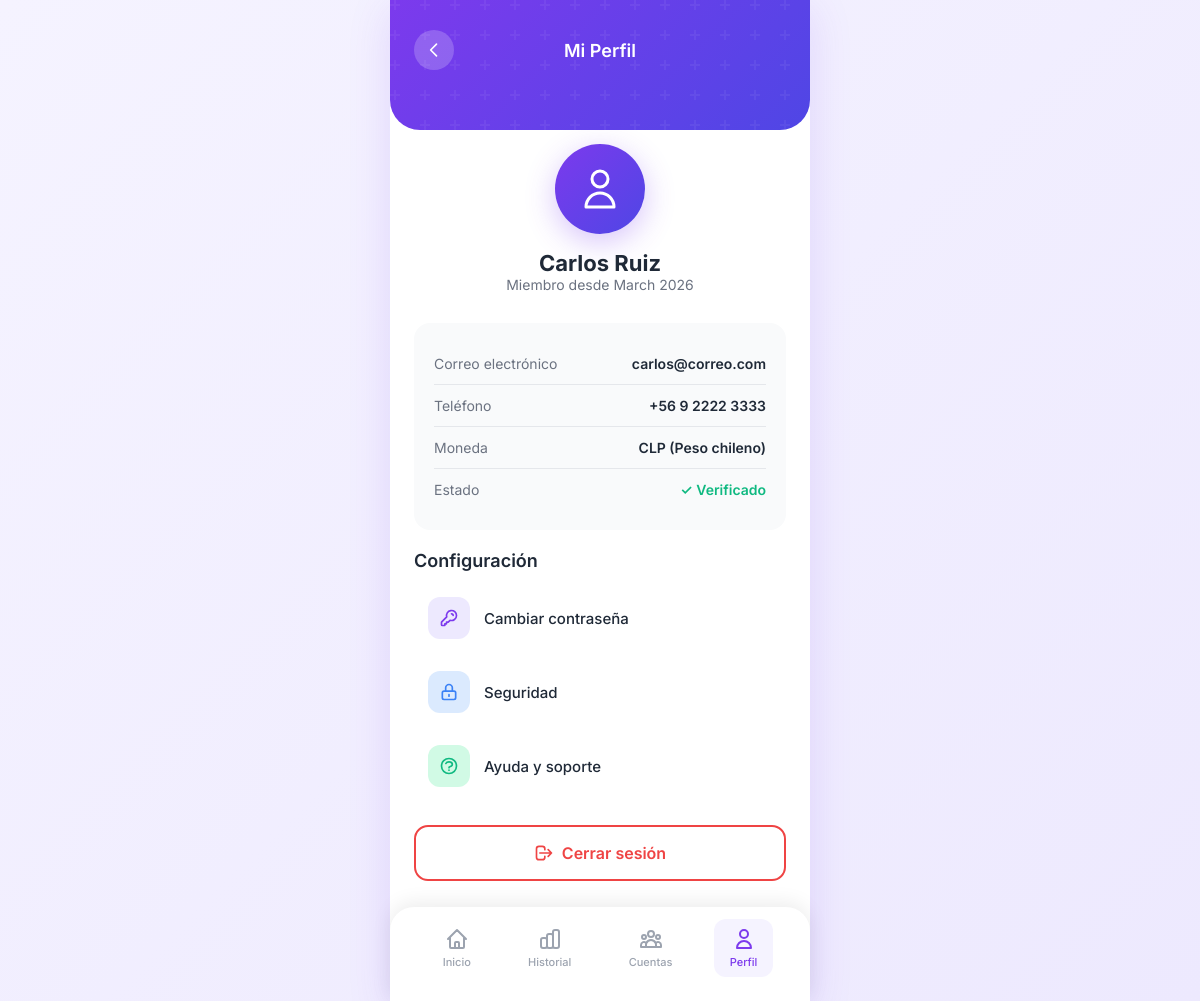
The page /perfil/ on the database as committed earlier.
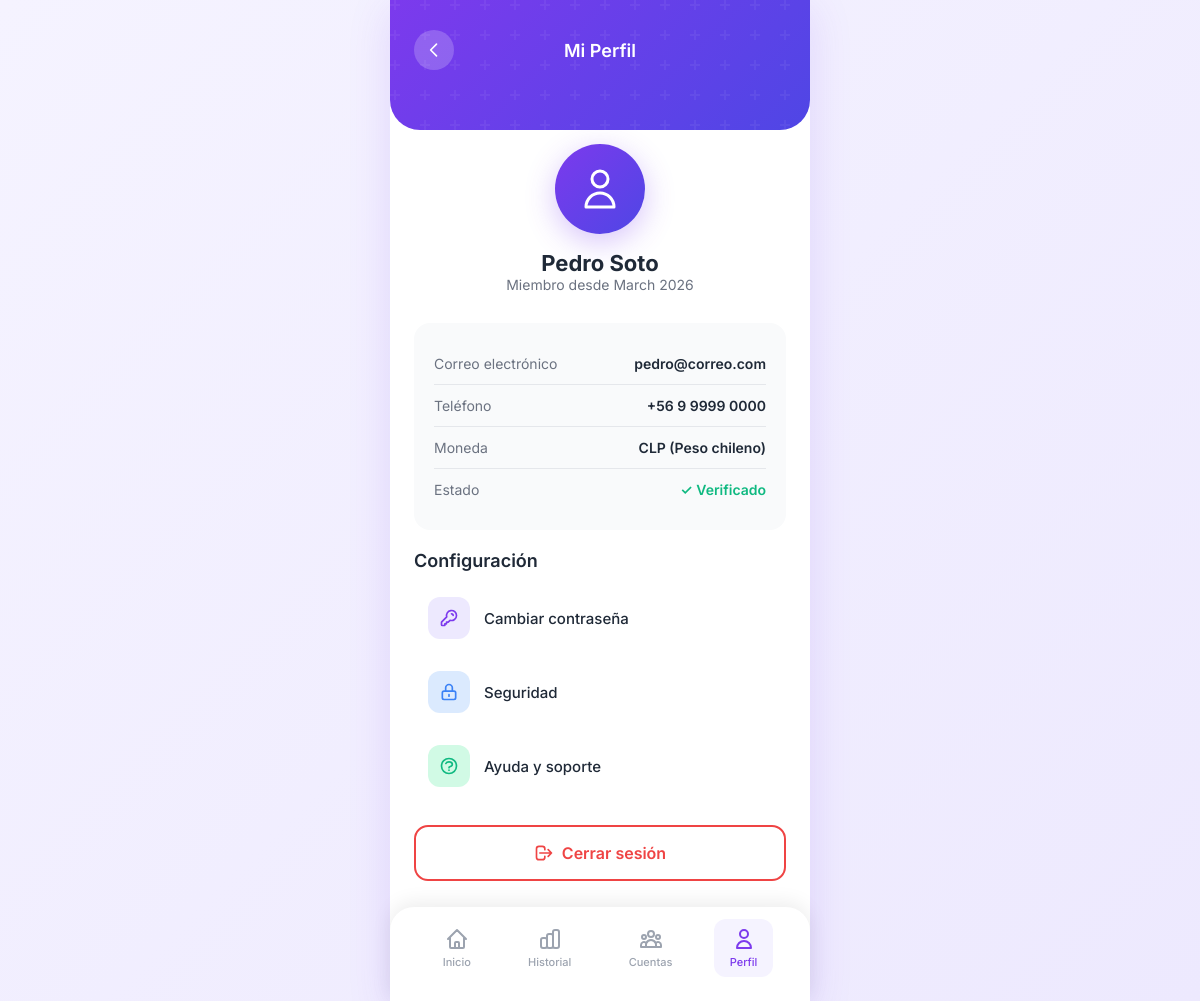
The same page on the database as committed later.
### wallet/models.py (models this page shows, shortened)
class Cuenta(models.Model):
    nombre = models.CharField(max_length=100)
    email = models.EmailField(unique=True)
    telefono = models.CharField(max_length=20, blank=True)
    saldo = models.DecimalField(max_digits=12, decimal_places=0, default=0)
    moneda = models.ForeignKey(Moneda, on_delete=models.PROTECT, related_name='cuentas')
    fecha_creacion = models.DateTimeField(auto_now_add=True)
    activa = models.BooleanField(default=True)
    class Meta:
        verbose_name = 'Cuenta'
        verbose_name_plural = 'Cuentas'
        ordering = ['-fecha_creacion']

### wallet/views.py (the view)
# urls.py: path('perfil/', views.perfil, name='perfil'),
def perfil(request):
    cuenta = Cuenta.objects.filter(activa=True).first()
    contexto = {
        'titulo': 'Mi Perfil',
        'usuario': {
            'nombre': cuenta.nombre if cuenta else 'Usuario Demo',
            'email': cuenta.email if cuenta else 'usuario@alkewallet.com',
            'telefono': cuenta.telefono if cuenta else '+56 9 1234 5678',
            'miembro_desde': cuenta.fecha_creacion.strftime('%B %Y') if cuenta else 'Enero 2026',
        },
    }
    return render(request, 'wallet/perfil.html', contexto)

### wallet/templates/wallet/perfil.html (shortened to what this page needs)
{% extends "wallet/base.html" %}
{% block content %}
<div class="wallet-header" style="padding-bottom: 40px;">
  <div class="header-top">
    <a href="{% url 'wallet:inicio' %}" class="header-icon" title="Volver">
      <svg xmlns="http://www.w3.org/2000/svg" width="20" height="20" fill="none" viewBox="0 0 24 24" stroke="currentColor">
        <path stroke-linecap="round" stroke-linejoin="round" stroke-width="2" d="M15 19l-7-7 7-7" />
      </svg>
    </a>
    <h2 style="font-size: 18px; font-weight: 600; color: white; margin: 0;">Mi Perfil</h2>
  </div>
</div>
<div style="padding: 24px; padding-bottom: 120px;">
  <div style="text-align: center; margin-bottom: 30px; margin-top: -10px;">
    <div class="profile-avatar">
      <svg xmlns="http://www.w3.org/2000/svg" width="48" height="48" fill="none" viewBox="0 0 24 24" stroke="white">
        <path stroke-linecap="round" stroke-linejoin="round" stroke-width="1.5" d="M16 7a4 4 0 11-8 0 4 4 0 018 0zM12 14a7 7 0 00-7 7h14a7 7 0 00-7-7z" />
      </svg>
    </div>
    <h3 style="font-size: 22px; font-weight: 700; color: var(--text-dark); margin-top: 16px;">{{ usuario.nombre }}</h3>
    <p style="font-size: 14px; color: var(--text-gray);">Miembro desde {{ usuario.miembro_desde }}</p>
  </div>
  <div class="receipt-details">
    <div class="receipt-row">
      <span class="receipt-label">Correo electrónico</span>
      <span class="receipt-value">{{ usuario.email }}</span>
    </div>
    <div class="receipt-row">
      <span class="receipt-label">Teléfono</span>
      <span class="receipt-value">{{ usuario.telefono }}</span>
    </div>
    <div class="receipt-row">
      <span class="receipt-label">Moneda</span>
      <span class="receipt-value">CLP (Peso chileno)</span>
    </div>
    <div class="receipt-row">
      <span class="receipt-label">Estado</span>
      <span class="receipt-value" style="color: var(--success-green);">✓ Verificado</span>
    </div>
  </div>
  <div class="section-title" style="padding: 20px 0 12px;">
    <h3>Configuración</h3>
  </div>
  <div class="profile-menu">
    <div class="profile-menu-item">
      <div class="profile-menu-icon purple">
      </div>
      <span>Cambiar contraseña</span>
    </div>
    <div class="profile-menu-item">
      <div class="profile-menu-icon blue">
        <svg xmlns="http://www.w3.org/2000/svg" width="20" height="20" fill="none" viewBox="0 0 24 24" stroke="currentColor">
          <path stroke-linecap="round" stroke-linejoin="round" stroke-width="2" d="M12 15v2m-6 4h12a2 2 0 002-2v-6a2 2 0 00-2-2H6a2 2 0 00-2 2v6a2 2 0 002 2zm10-10V7a4 4 0 00-8 0v4h8z" />
        </svg>
      </div>
      <span>Seguridad</span>
    </div>
    <div class="profile-menu-item">
      <div class="profile-menu-icon green">
      </div>
      <span>Ayuda y soporte</span>
    </div>
  </div>
  <button class="btn btn-outline w-100" style="margin-top: 24px; color: var(--danger-red); border-color: var(--danger-red);">
    <svg xmlns="http://www.w3.org/2000/svg" width="20" height="20" fill="none" viewBox="0 0 24 24" stroke="currentColor">
      <path stroke-linecap="round" stroke-linejoin="round" stroke-width="2" d="M17 16l4-4m0 0l-4-4m4 4H7m6 4v1a3 3 0 01-3 3H6a3 3 0 01-3-3V7a3 3 0 013-3h4a3 3 0 013 3v1" />
    </svg>
    Cerrar sesión
  </button>
</div>
{% endblock %}

Rows that differ between the two databases and show on the page:
no longer on this page (row edited): Cuenta: nombre "Carlos Ruiz", email "carlos@correo.com", telefono "+56 9 2222 3333"
added Cuenta: nombre "Pedro Soto", email "pedro@correo.com", telefono "+56 9 9999 0000"
